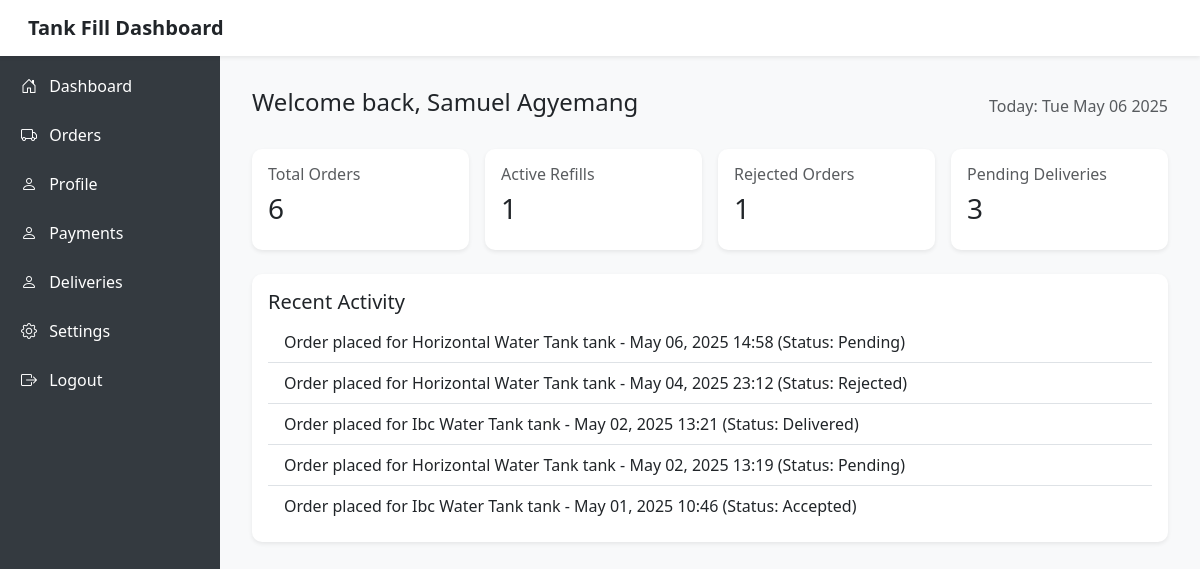
Page /customer_dashboard/ (signed in) on the committed database.
### authentication/models.py (models this page shows, shortened)
class User(AbstractBaseUser, PermissionsMixin):
    user_id = UniqueIDField(primary_key=True, unique=True, editable=False)
    email = models.EmailField(unique=True, blank=True, null=True)
    phone_number = models.CharField(max_length=15, unique=True, validators=[
        RegexValidator(regex=r'^\+?\d{9,15}$', message="Enter a valid phone number.")
    ])
    full_name = models.CharField(max_length=100)
    address = models.CharField(max_length=255, blank=True, null=True)
    gender = models.CharField(max_length=10, choices=GENDER_CHOICES, blank=True, null=True)
    photo = models.ImageField(upload_to='uploaded_files/kyc/photos/', default='media/profile.png', null=True, blank=True)
    date_joined = models.DateTimeField(default=timezone.now)
    is_active = models.BooleanField(default=True)
    is_staff = models.BooleanField(default=False)
    is_customer = models.BooleanField(default=False)
    is_vendor = models.BooleanField(default=False)
    is_driver = models.BooleanField(default=False)
    is_admin = models.BooleanField(default=False)
    latitude = models.DecimalField(max_digits=9, decimal_places=6, null=True, blank=True)
    longitude = models.DecimalField(max_digits=9, decimal_places=6, null=True, blank=True)
    last_location_update = models.DateTimeField(null=True, blank=True)
    groups = models.ManyToManyField(Group, related_name="custom_user_groups", blank=True)
    user_permissions = models.ManyToManyField(Permission, related_name="custom_user_permissions", blank=True)
    objects = CustomUserManager()
    USERNAME_FIELD = 'phone_number'
    REQUIRED_FIELDS = ['email', 'full_name']
    def get_full_name(self):
        return f"{self.full_name}"

class Order(models.Model):
    order_id = UniqueIDField(primary_key=True, editable=False, unique=True)
    customer = models.ForeignKey(User, on_delete=models.CASCADE, related_name="orders", limit_choices_to={'is_customer': True})
    vendor = models.ForeignKey(Vendor, on_delete=models.CASCADE, related_name="orders")
    order_date = models.DateTimeField(auto_now_add=True)
    payment_method = models.CharField(max_length=100, choices=PAYMENT_METHODS)
    litres = models.CharField(max_length=100, null=True)
    tank_type = models.CharField(max_length=200, choices=TANK_CHOICES)
    status = models.CharField(
        max_length=20, choices=DELIVERY_STATUS, default='Pending'
    )
    is_complete = models.BooleanField(default=False)
    delivery_location = models.CharField(max_length=200, null=True, blank=True)

### authentication/views.py (the view)
# urls.py: path('customer_dashboard/', CustomerDashboard.as_view(), name='customer_dashboard'),
@method_decorator((login_required, customer_required), name='dispatch')
class CustomerDashboard(View):
    template_name = 'customer/customer_dashboard.html'
    def get(self, request,*args,**kwargs):
        orders = Order.objects.filter(customer=request.user).order_by('-order_date')
        completed_orders = orders.filter(is_complete=True)
        rejected_orders = orders.filter(status="Rejected")
        pending_orders = orders.filter(status="Pending")
        active_refills = orders.filter(status='Delivered')
        context = {
            'orders': orders,
            'completed_orders_count': completed_orders.count(),
            'pending_orders_count': pending_orders.count(),
            'active_refills_count': active_refills.count(),
            'rejected_orders_count':rejected_orders.count(),
        }
        return render(request, self.template_name,context)

### templates/customer/customer_dashboard.html (shortened to what this page needs)
<!DOCTYPE html>
<html lang="en">
<head>
  <link href="https://cdn.jsdelivr.net/npm/bootstrap@5.3.0/dist/css/bootstrap.min.css" rel="stylesheet"/>
  <link rel="stylesheet" href="https://cdn.jsdelivr.net/npm/bootstrap-icons@1.10.5/font/bootstrap-icons.css">
</head>
<body>
<nav class="navbar navbar-light bg-white shadow-sm p-3 sticky-top">
  <div class="container-fluid">
    <h5 class="mb-0 fw-bold">Tank Fill Dashboard</h5>
  </div>
</nav>
<div class="sidebar-desktop d-none d-md-block">
  <h4 class="mb-4">Tank Fill</h4>
  <a href="{% url 'customer_dashboard' %}"><i class="bi bi-house-door me-2"></i> Dashboard</a>
  <a href="{% url 'customer_orders' %}"><i class="bi bi-truck me-2"></i> Orders</a>
  <a href="{% url 'customer_profile' %}"><i class="bi bi-person me-2"></i> Profile</a>
  <a href="{% url 'customer_payments' %}"><i class="bi bi-person me-2"></i> Payments</a>
  <a href="{% url 'customer_deliveries' %}"><i class="bi bi-person me-2"></i> Deliveries</a>
  <a href="#"><i class="bi bi-gear me-2"></i> Settings</a>
  <a href="{% url 'logout' %}"><i class="bi bi-box-arrow-right me-2"></i> Logout</a>
</div>
<div class="main-content">
  <div class="d-flex justify-content-between align-items-center mb-4">
    <h2 class="h4">Welcome back, {{request.user.get_full_name}}</h2>
    <span class="text-muted">Today: <span id="date"></span></span>
  </div>
  <div class="row g-3 mb-4">
    <div class="col-sm-6 col-lg-3">
      <div class="card shadow-sm p-3">
        <h6 class="text-muted">Total Orders</h6>
        <h3>{{ orders.count }}</h3>
      </div>
    </div>
    <div class="col-sm-6 col-lg-3">
      <div class="card shadow-sm p-3">
        <h6 class="text-muted">Active Refills</h6>
        <h3>{{ active_refills_count }}</h3>
      </div>
    </div>
    <div class="col-sm-6 col-lg-3">
      <div class="card shadow-sm p-3">
        <h6 class="text-muted">Rejected Orders</h6>
        <h3>{{ rejected_orders_count }}</h3>
      </div>
    </div>
    <div class="col-sm-6 col-lg-3">
      <div class="card shadow-sm p-3">
        <h6 class="text-muted">Pending Deliveries</h6>
        <h3>{{ pending_orders_count }}</h3>
      </div>
    </div>
  </div>
  <div class="card shadow-sm p-3">
    <h5>Recent Activity</h5>
    <ul class="list-group list-group-flush">
      {% for order in orders|slice:":5" %}
        <li class="list-group-item">
          Order placed for {{ order.tank_type|title }} tank - {{ order.order_date|date:"M d, Y H:i" }} (Status: {{ order.status }})
        </li>
      {% empty %}
        <li class="list-group-item">No recent activities yet.</li>
      {% endfor %}
    </ul>
  </div>
</div>
</body>
</html>

### templates/customer/customer_dashboard.html (style rules this page uses)
body { background-color: #f8f9fa; }
.card { border: none; border-radius: 10px; }
@media (min-width: 768px) { .sidebar-desktop { position: fixed; top: 0; bottom: 0; width: 220px; background-color: #343a40; padding: 1rem; color: white; } }
@media (min-width: 768px) { .main-content { margin-left: 220px; padding: 2rem; } }
@media (min-width: 768px) { .sidebar-desktop a { display: block; color: white; text-decoration: none; margin-bottom:15px; padding:5px; } }

### rows in the picture
User: user.get_full_name "Samuel Agyemang"
Order: tank_type "Horizontal Water Tank", order_date "May 06, 2025 14:58", status "Pending"
Order: tank_type "Horizontal Water Tank", order_date "May 04, 2025 23:12", status "Rejected"
Order: tank_type "Ibc Water Tank", order_date "May 02, 2025 13:21", status "Delivered"
Order: tank_type "Horizontal Water Tank", order_date "May 02, 2025 13:19", status "Pending"
Order: tank_type "Ibc Water Tank", order_date "May 01, 2025 10:46", status "Accepted"

### other values in the picture
{{ orders.count }} "6"
{{ active_refills_count }} "1"
{{ rejected_orders_count }} "1"
{{ pending_orders_count }} "3"
